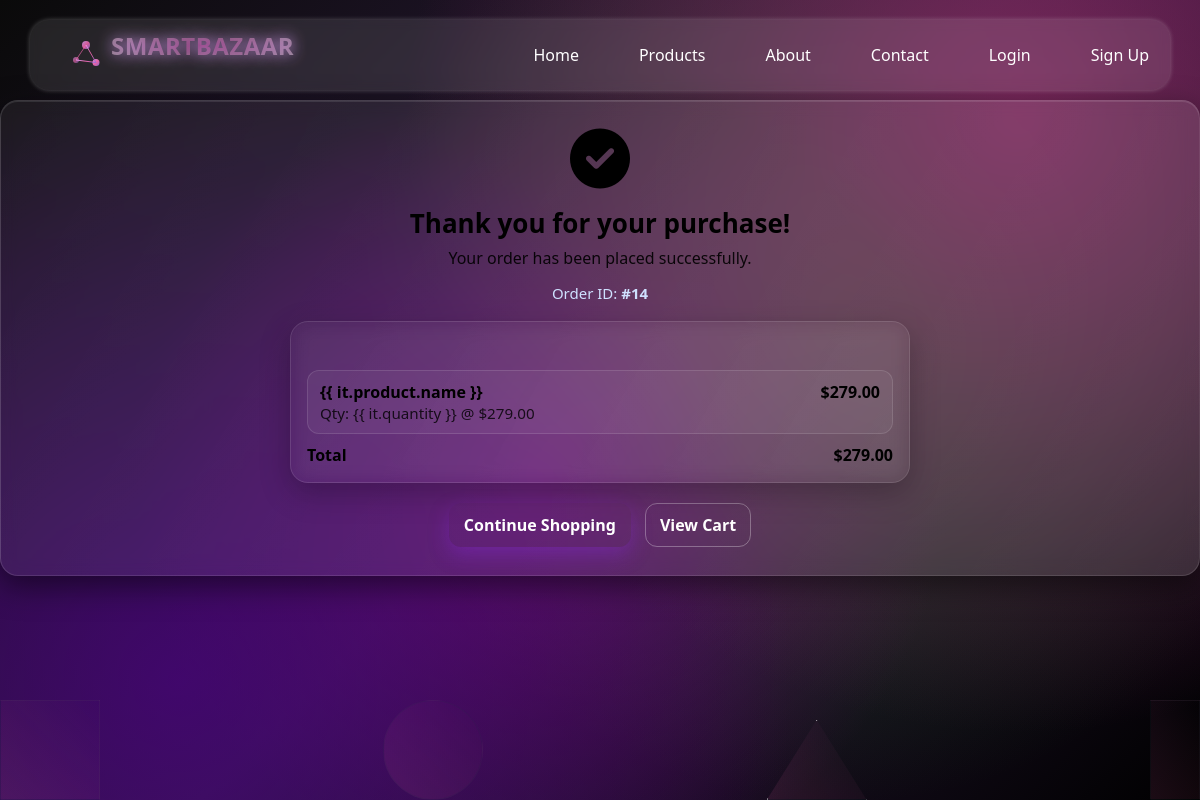
Page /orders/success/14/ on the committed database.
### orders/models.py (models this page shows, shortened)
class Order(models.Model):
    STATUS_CHOICES = (
        ("pending", "Pending"),
        ("confirmed", "Confirmed"),
        ("cancelled", "Cancelled"),
        ("shipped", "Shipped"),
    )
    user = models.ForeignKey(
        settings.AUTH_USER_MODEL, on_delete=models.SET_NULL, null=True, blank=True
    )
    full_name = models.CharField(max_length=120)
    phone = models.CharField(max_length=30)
    address = models.TextField()
    status = models.CharField(max_length=20, choices=STATUS_CHOICES, default="pending")
    total_amount = models.DecimalField(max_digits=12, decimal_places=2, default=0)
    created_at = models.DateTimeField(auto_now_add=True)

class OrderItem(models.Model):
    order = models.ForeignKey(Order, related_name="items", on_delete=models.CASCADE)
    product = models.ForeignKey(Product, on_delete=models.PROTECT)
    quantity = models.PositiveIntegerField(default=1)
    unit_price = models.DecimalField(max_digits=10, decimal_places=2)  # سعر وقت الطلب
    line_total = models.DecimalField(max_digits=12, decimal_places=2, default=0)

### orders/views.py (the view)
# urls.py: path("success/<int:order_id>/", checkout_success, name="checkout_success"),
def checkout_success(request, order_id):
    order = (
        Order.objects
        .prefetch_related("items__product")
        .get(pk=order_id)
    )
    return render(request, "orders/success.html", {"order": order})

### cart/cart.py (called while the page is built, shortened)
    def __iter__(self):
        product_ids = self.cart.keys()
        products = Product.objects.filter(id__in=product_ids, is_available=True)
        pmap = {str(p.id): p for p in products}

    def totals(self):
        subtotal = sum(i["line_total"] for i in self)
        return {"subtotal": subtotal, "grand_total": subtotal}

    def count(self):
        return sum(int(i["qty"]) for i in self.cart.values())

### cart/context_processors.py (called while the page is built)
def cart_context(request):
    cart = Cart(request)
    return {"cart_count": cart.count(), "cart_totals": cart.totals()}

### orders/templates/orders/success.html (shortened to what this page needs)
{% load static %}
<!DOCTYPE html>
<html lang="en">
    <head>
        <link rel="stylesheet" href="{% static 'products/style.css' %}" />
        <link rel="stylesheet"
            href="styles/fontawesome-free-7.0.1-web/fontawesome-free-7.0.1-web/css/all.min.css" />
    </head>
    <body>
        <section class="animation_bg">
            <div></div>
            <div></div>
            <div></div>
            <div></div>
        </section>
        <nav>
            <div class="nav">
                <div class="Logo">
                    <h1><a href="/">SmartBazaar</a></h1>
                </div>
                <div>
                    <ul>
                        <li><a target="_blank"
                                href="{% url 'home' %}">Home</a></li>
                        <li><a target="_blank"
                                href="{% url 'product_list'%}">Products</a></li>
                        <li><a href="{% url 'about'%}">About</a></li>
                        <li><a href="{% url 'contact'%}">Contact</a></li>
                        {% if user.is_authenticated %}
                        <li> <a href="{% url 'profile' %}">Profile</a></li>
                        {% else %}
                        <li> <a href="{% url 'login' %}">Login</a></li>
                        <li><a href="{% url 'signup' %}">Sign Up</a></li>
                        {% endif %}
                    </ul>
                </div>
            </div>
        </nav>
        <div class="card"
            style="background: linear-gradient(120deg, rgba(255,255,255,.06), rgba(255,255,255,.12)); border:1px solid rgba(255,255,255,.12); border-radius:18px; padding:28px; text-align:center;">
            <i class="fa-solid fa-circle-check"
                style="font-size:60px; margin-bottom:16px;"></i>
            <h2
                style="font-size:26px; font-weight:700; margin-bottom:6px;">Thank
                you for your purchase!</h2>
            <p style="opacity:.9; margin-bottom:14px;">Your order has been
                placed successfully.
            </p>
            <p style="color:#cfe1ff; font-size:15px; margin-bottom:18px;">Order
                ID:
                <strong>#{{ order.id }}</strong></p>
            <div class="cart-wrapper"
                style="max-width:620px; margin:0 auto; padding:16px">
                <div class="cart-title"
                    style="font-size:18px; margin-bottom:8px;">Order Items
                </div>
                <div>
                    {% for it in order.items.all %}
                    <div
                        style="display:flex; justify-content:space-between; gap:10px; padding:10px 12px; border:1px solid rgba(255,255,255,.12); border-radius:12px; background:rgba(255,255,255,.05); margin-bottom:8px;">
                        <div style="text-align:left">
                            <div style="font-weight:600">{{ it.product.name
                                }}</div>
                            <div style="opacity:.8; font-size:.95rem">Qty: {{
                                it.quantity }} @ ${{ it.unit_price }}</div>
                        </div>
                        <div style="font-weight:700">${{ it.line_total }}</div>
                    </div>
                    {% empty %}
                    <p>No items found for this order.</p>
                    {% endfor %}
                </div>
                <div
                    style="display:flex; justify-content:space-between; font-weight:700; margin-top:10px;">
                    <span>Total</span>
                    <span>${{ order.total_amount }}</span>
                </div>
            </div>
            <div
                style="margin-top:20px; display:flex; gap:14px; justify-content:center;">
                <a href="{% url 'product_list' %}"
                    class="btn btn-primary">Continue
                    Shopping</a>
                <a href="{% url 'cart_detail' %}" class="btn btn-outline">View
                    Cart</a>
            </div>
        </div>
    </body>
</html>

### rows in the picture
Order: id "14", total_amount "279.00"
OrderItem: unit_price "279.00", line_total "279.00"
